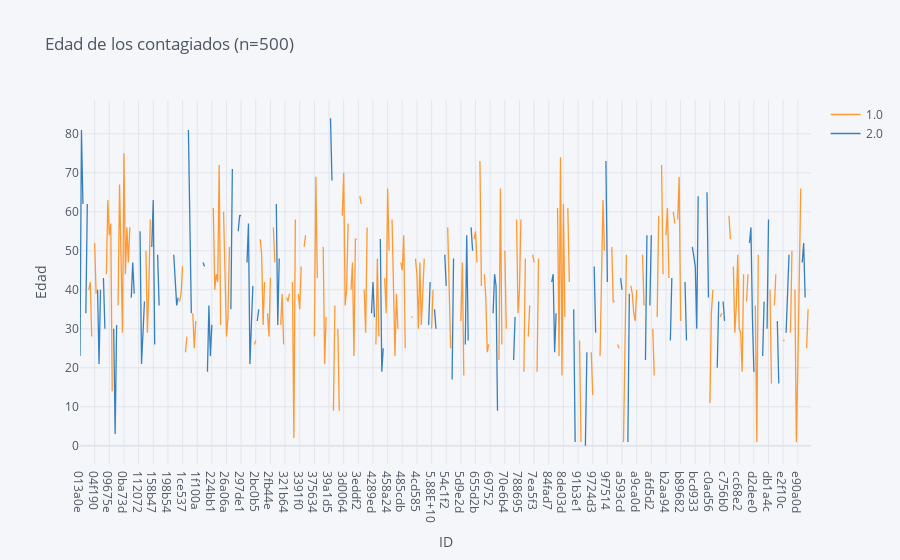

Source (notebook cell):
### Code cell
# Gráfico de líneas: 
# Se elabora un gráfico acerca de la edad por sexo de los contagiados de COVID 19 
# plotting
Data_short.iplot(kind='line', xTitle='ID',
                           yTitle='Edad', title='Edad de los contagiados (n=500)')

### Figure 1 — Plotly figure (JSON) as saved in the notebook; plotly's stock layout.template omitted (floating-point values rounded to 4 significant figures; data arrays with more than 128 entries replaced by an {"elided": "..."} marker saying what was removed)
{"data": [{"line": {"color": "rgba(255, 153, 51, 1.0)", "dash": "solid", "shape": "linear", "width": 1.3}, "mode": "lines", "name": "1.0", "text": "", "type": "scatter", "x": {"elided": "500 str values"}, "y": {"elided": "500 mixed values"}}, {"line": {"color": "rgba(55, 128, 191, 1.0)", "dash": "solid", "shape": "linear", "width": 1.3}, "mode": "lines", "name": "2.0", "text": "", "type": "scatter", "x": {"elided": "500 str values"}, "y": {"elided": "500 mixed values"}}], "layout": {"legend": {"bgcolor": "#F5F6F9", "font": {"color": "#4D5663"}}, "paper_bgcolor": "#F5F6F9", "plot_bgcolor": "#F5F6F9", "title": {"font": {"color": "#4D5663"}, "text": "Edad de los contagiados (n=500)"}, "xaxis": {"gridcolor": "#E1E5ED", "showgrid": true, "tickfont": {"color": "#4D5663"}, "title": {"font": {"color": "#4D5663"}, "text": "ID"}, "zerolinecolor": "#E1E5ED"}, "yaxis": {"gridcolor": "#E1E5ED", "showgrid": true, "tickfont": {"color": "#4D5663"}, "title": {"font": {"color": "#4D5663"}, "text": "Edad"}, "zerolinecolor": "#E1E5ED"}}}
